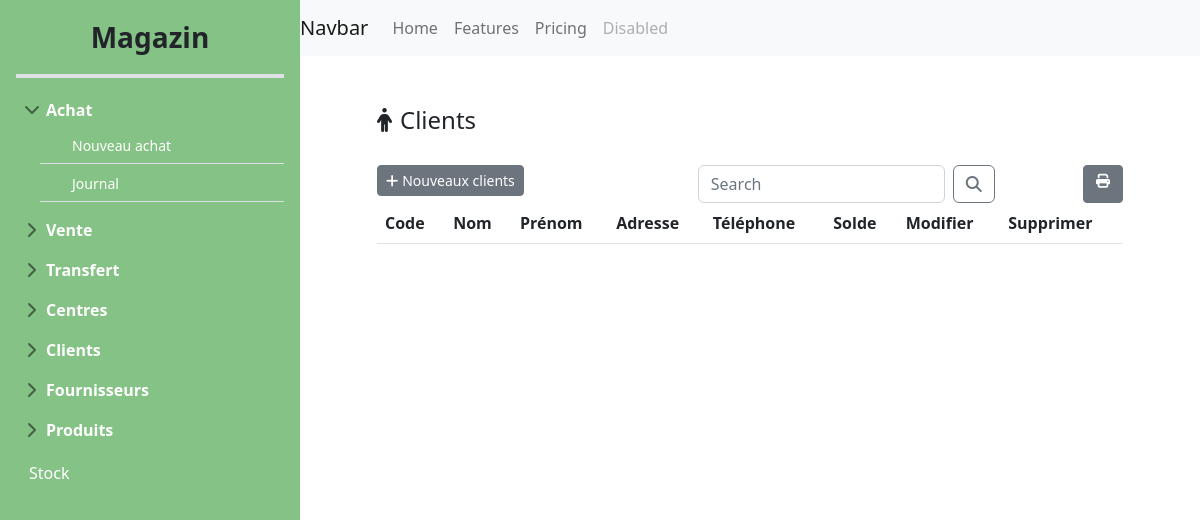
Page /clientList/ on the earlier database version.
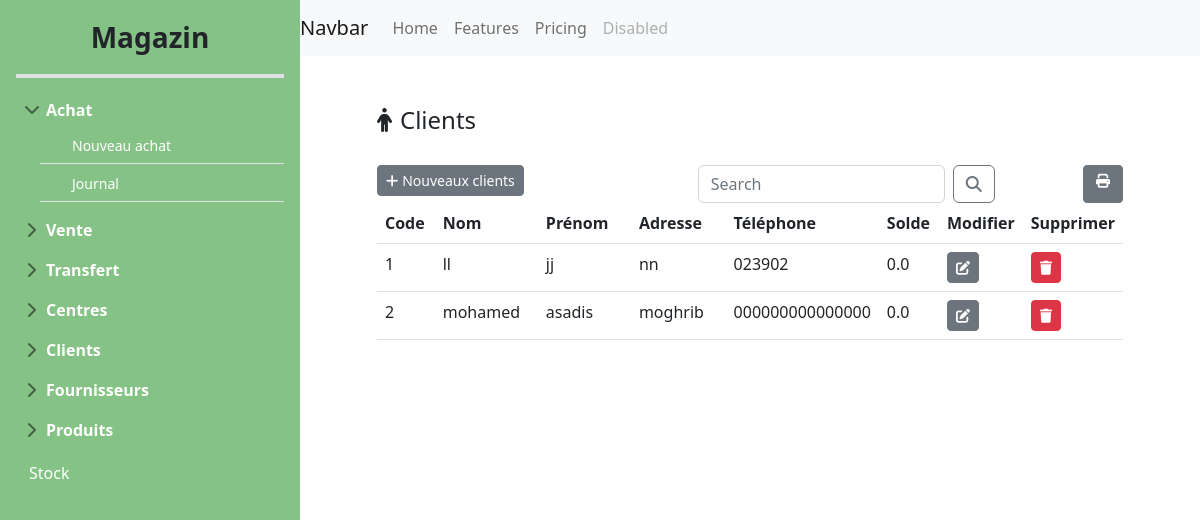
Same page on the later database version.
### main_store/models.py (models this page shows)
class Client(models.Model):
    code_cl = models.AutoField(primary_key=True)
    nom_cl = models.CharField(max_length=50)
    prenom_cl = models.CharField(max_length=50)
    adresse_cl = models.CharField(max_length=100)
    telephone_cl = models.CharField(max_length=50)
    credit = models.FloatField(default=0.0)

### main_store/views.py (the view)
# urls.py: path('clientList/',views.afficher_client,name='clientList'),
def afficher_client(request):
    if 'q' in request.GET:
        q=request.GET['q']
        multiple_q=Q(Q(nom_cl__icontains=q) | (Q(prenom_cl__icontains=q)))
        clients=Client.objects.filter(multiple_q)
    else:
        clients=Client.objects.all()
    return render(request,"main-store/clients/clientList.html",{"clients":clients})

### templates/main-store/clients/clientList.html (shortened to what this page needs)
{%extends 'main-store/base/baseStore.html' %}
{%block content%}
<div class="row">
    <div class="col-md-1"></div>
    <div class="col-md-11">
        <div class="d-flex align-items-center" style="padding-top: 50px;">
            <i class="fa-solid fa-person me-2 " style=" font-size: 24px;"></i>
            <h4 class="mb-0">Clients</h4>
        </div>
    </div>
</div>
<div class="row" style="padding-top: 30px;">
    <div class="col-md-1"></div>
    <div class="col-md-10">
        <div class="card border-0">
            <div class="row">
                <div class="col-md-5">
                    <a class="btn btn-secondary btn-sm" href="{% url 'clientAdd'%}">
                        <i class="fa-solid fa-plus me-1"></i>Nouveaux clients
                    </a>
                </div>
                <div class="col-md-5">
                    <form class="d-flex">
                        <input class="form-control me-2" name="q" type="search" placeholder="Search"
                            aria-label="Search">
                        <button class="btn btn-outline-secondary" type="submit"><i
                                class="fa-solid fa-magnifying-glass"></i></button>
                    </form>
                </div>
                <div class="col-md-2 d-flex justify-content-end">
                    <a class="btn btn-secondary btn-sm" href="{%url 'clientPrint' %}"><i
                            class="fa-solid fa-print me-1 ms-1"></i></a>
                </div>
            </div>
        </div>
        <table class="table table-hover bg-white">
            <thead>
                <tr>
                    <th>Code</th>
                    <th>Nom</th>
                    <th>Prénom</th>
                    <th>Adresse</th>
                    <th>Téléphone</th>
                    <th>Solde</th>
                    <th> Modifier</th>
                    <th> Supprimer</th>
                </tr>
            </thead>
            <tbody>
                {% for client in clients %}
                <tr>
                    <td class="col-md-1">{{client.code_cl}}</td>
                    <td class="col-md-2">{{client.nom_cl}}</td>
                    <td class="col-md-2">{{client.prenom_cl }}</td>
                    <td class="col-md-2">{{client.adresse_cl }}</td>
                    <td class="col-md-2">{{client.telephone_cl}}</td>
                    <td class="col-md-1">{{client.credit }}</td>
                    <td class="col-md-1"><a class="btn btn-secondary btn-sm"
                            href="{%url 'clientEdit' client.code_cl %}">
                            <i class="fa-solid fa-pen-to-square"></i></a></td>
                    <td class="col-md-1"><a class="btn btn-danger btn-sm" href="{%url 'clientDelete' client.code_cl %}">
                            <i class="fa-solid fa-trash"></i>
                        </a></td>
                </tr>
                {% endfor %}
            </tbody>
        </table>
    </div>
    <div class="col-md-1"></div>
</div>
{%endblock%}

### templates/main-store/base/baseStore.html (shortened to what this page needs)
<!DOCTYPE html>
<html lang="en">
{% load static %}
<head>
  <link rel="stylesheet" href="{% static 'css/bootstrap.min.css' %}">
  <link rel="stylesheet" href="/static/custom.css">
  <link rel="stylesheet" href="/static/font-6/css/all.css">
</head>
<body>
  </head>
  <body>
    <div class="main-container d-flex">
      <div class="sidebar-container">
        <div class="min-vh-100  p-3  bg-green" style="width: 300px;">
          <div
            class="d-flex align-items-center justify-content-center pb-3 mb-3 text-decoration-none border-4 border-bottom custom-border">
            <span class="fs-3 fw-semibold green">Magazin</span>
          </div>
          <ul class="list-unstyled ps-0">
            <li class="mb-2">
              <button class="btn  btn-toggle align-items-center link-custom  collapsed" data-bs-toggle="collapse"
                data-bs-target="#home-collapse" aria-expanded="true">
                Achat
              </button>
              <div class="collapse show" id="home-collapse">
                <ul class="btn-toggle-nav list-unstyled fw-normal pb-1 small">
                  <li class="ms-4  border-bottom   p-1"><a href="#" class=" link-custom ">Nouveau achat</a></li>
                  <li class="ms-4  border-bottom  p-1"><a href="#" class="link-custom ">Journal</a></li>
                </ul>
              </div>
            </li>
            <li class="mb-2">
              <button class="btn btn-toggle link-custom align-items-center  collapsed" data-bs-toggle="collapse"
                data-bs-target="#vente-collapse" aria-expanded="false">
                Vente
              </button>
            </li>
            <li class="mb-2">
              <button class="btn btn-toggle link-custom align-items-center  collapsed" data-bs-toggle="collapse"
                data-bs-target="#orders-collapse" aria-expanded="false">
                Transfert
              </button>
            </li>
            <li class="mb-2">
              <button class="btn btn-toggle link-custom align-items-center  collapsed" data-bs-toggle="collapse"
                data-bs-target="#centre-collapse" aria-expanded="false">
                Centres
              </button>
            </li>
            <li class="mb-2">
              <button class="btn btn-toggle link-custom align-items-center  collapsed" data-bs-toggle="collapse"
                data-bs-target="#clients-collapse" aria-expanded="false">
                Clients
              </button>
            </li>
            <li class="mb-2">
              <button class="btn btn-toggle link-custom align-items-center  collapsed" data-bs-toggle="collapse"
                data-bs-target="#fournisseurs-collapse" aria-expanded="false">
                Fournisseurs
              </button>
            </li>
            <li class="mb-2">
              <button class="btn btn-toggle link-custom align-items-center  collapsed" data-bs-toggle="collapse"
                data-bs-target="#produits-collapse" aria-expanded="false">
                Produits
              </button>
            </li>
            <li class="mb-2">
              <button class="btn link-custom align-items-center  ">
                Stock
              </button>
            </li>
          </ul>
        </div>
      </div>
      <div class="container">
        <nav class="navbar navbar-expand-lg navbar-light bg-light">
          <a class="navbar-brand" href="#">Navbar</a>
          <div class="collapse navbar-collapse" id="navbarNav">
            <ul class="navbar-nav">
              <li class="nav-item active">
                <a class="nav-link" href="#">Home <span class="sr-only">(current)</span></a>
              </li>
              <li class="nav-item">
                <a class="nav-link" href="#">Features</a>
              </li>
              <li class="nav-item">
                <a class="nav-link" href="#">Pricing</a>
              </li>
              <li class="nav-item">
                <a class="nav-link disabled" href="#">Disabled</a>
              </li>
            </ul>
          </div>
        </nav>
        {%block content%} {%endblock%}
      </div>
    </div>
  </body>
</html>

### static/custom.css (style rules this page uses)
th { font-weight: 600; }
body { min-height: 100vh; min-height: -webkit-fill-available; overflow-x: hidden; margin: 0; padding: 0; }
html { height: -webkit-fill-available; }
.btn-toggle { display: inline-flex; align-items: center; padding: .25rem .5rem; font-weight: 600; background-color: transparent; border: 0; }
.btn-toggle::before { margin-right: 6px; width: 1em; line-height: 0; transition: transform .35s ease; transform-origin: .5em 50%; }
.btn-toggle[aria-expanded="true"]::before { transform: rotate(90deg); }
.btn-toggle-nav a { display: inline-flex; padding: .1875rem .5rem; margin-top: .125rem; margin-left: 1.25rem; text-decoration: none; }
.fw-semibold { font-weight: 600; }
.bg-green { background-color: rgb(133, 194, 133); }
.link-custom { color: #fff; text-decoration: none; }
.container { padding-left: 0; padding-right: 0; margin-right: 0; }

Differences in the rows shown:
added Client: code_cl "1", nom_cl "ll", prenom_cl "jj", adresse_cl "nn", telephone_cl "023902", credit "0.0"
added Client: code_cl "2", nom_cl "mohamed", prenom_cl "asadis", adresse_cl "moghrib", telephone_cl "000000000000000", credit "0.0"
